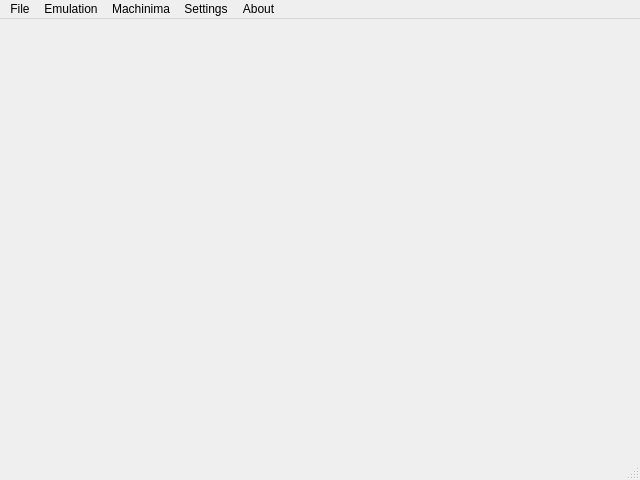
<?xml version="1.0" encoding="UTF-8"?>
<ui version="4.0">
 <class>MainWindow</class>
 <widget class="QMainWindow" name="MainWindow">
  <property name="geometry">
   <rect>
    <x>0</x>
    <y>0</y>
    <width>640</width>
    <height>480</height>
   </rect>
  </property>
  <property name="windowTitle">
   <string>M64Core</string>
  </property>
  <widget class="QWidget" name="centralWidget"/>
  <widget class="QStatusBar" name="statusBar">
   <property name="enabled">
    <bool>true</bool>
   </property>
  </widget>
  <widget class="QMenuBar" name="menuBar">
   <property name="geometry">
    <rect>
     <x>0</x>
     <y>0</y>
     <width>640</width>
     <height>21</height>
    </rect>
   </property>
   <property name="nativeMenuBar">
    <bool>true</bool>
   </property>
   <widget class="QMenu" name="menuFile">
    <property name="title">
     <string>File</string>
    </property>
    <addaction name="actionOpen_ROM"/>
    <addaction name="actionSave_State"/>
    <addaction name="actionLoad_State"/>
    <addaction name="actionSave_State_To"/>
    <addaction name="actionLoad_State_From"/>
    <addaction name="separator"/>
    <addaction name="actionTake_Screenshot"/>
    <addaction name="separator"/>
    <addaction name="actionExit"/>
   </widget>
   <widget class="QMenu" name="menuSettings">
    <property name="title">
     <string>Settings</string>
    </property>
    <addaction name="actionPlugin_Paths"/>
    <addaction name="actionPlugin_Settings"/>
    <addaction name="separator"/>
    <addaction name="actionVideo_Settings"/>
    <addaction name="actionController_Configuration"/>
    <addaction name="separator"/>
    <addaction name="actionLLE_Graphics"/>
    <addaction name="actionVI_Filter"/>
   </widget>
   <widget class="QMenu" name="menuEmulation">
    <property name="title">
     <string>Emulation</string>
    </property>
    <addaction name="actionToggle_Fullscreen"/>
    <addaction name="separator"/>
    <addaction name="actionMute"/>
    <addaction name="separator"/>
    <addaction name="actionPause_Game"/>
    <addaction name="actionStop_Game"/>
    <addaction name="actionHard_Reset"/>
    <addaction name="actionSoft_Reset"/>
    <addaction name="actionToggle_Speed_Limiter"/>
    <addaction name="separator"/>
    <addaction name="actionView_Log"/>
   </widget>
   <widget class="QMenu" name="menuMachinima">
    <property name="title">
     <string>Machinima</string>
    </property>
    <addaction name="actionFreeze_Camera"/>
    <addaction name="actionSoftFreeze_Camera"/>
   </widget>
   <widget class="QMenu" name="menuAbout">
    <property name="title">
     <string>About</string>
    </property>
    <addaction name="actionDiscord_Comet"/>
   </widget>
   <addaction name="menuFile"/>
   <addaction name="menuEmulation"/>
   <addaction name="menuMachinima"/>
   <addaction name="menuSettings"/>
   <addaction name="menuAbout"/>
  </widget>
  <action name="actionOpen_ROM">
   <property name="text">
    <string>Open ROM</string>
   </property>
  </action>
  <action name="actionExit">
   <property name="text">
    <string>Exit</string>
   </property>
  </action>
  <action name="actionPlugin_Paths">
   <property name="text">
    <string>Plugin/Path Settings</string>
   </property>
  </action>
  <action name="actionStop_Game">
   <property name="text">
    <string>Stop Game (Escape)</string>
   </property>
  </action>
  <action name="actionPlugin_Settings">
   <property name="text">
    <string>Advanced Settings</string>
   </property>
  </action>
  <action name="actionOpen_Recent">
   <property name="text">
    <string>Open Recent</string>
   </property>
  </action>
  <action name="actionSave_State">
   <property name="text">
    <string>Save State (F5)</string>
   </property>
  </action>
  <action name="actionLoad_State">
   <property name="text">
    <string>Load State (F7)</string>
   </property>
  </action>
  <action name="actionChange_State_Slot">
   <property name="text">
    <string>Change State Slot</string>
   </property>
  </action>
  <action name="actionSave_State_To">
   <property name="text">
    <string>Save State To...</string>
   </property>
  </action>
  <action name="actionLoad_State_From">
   <property name="text">
    <string>Load State From...</string>
   </property>
  </action>
  <action name="actionTake_Screenshot">
   <property name="text">
    <string>Take Screenshot (F12)</string>
   </property>
  </action>
  <action name="actionPause_Game">
   <property name="text">
    <string>Pause/Resume Game (p)</string>
   </property>
  </action>
  <action name="actionMute">
   <property name="text">
    <string>Mute/Unmute (m)</string>
   </property>
  </action>
  <action name="actionHard_Reset">
   <property name="text">
    <string>Hard Reset</string>
   </property>
  </action>
  <action name="actionSoft_Reset">
   <property name="text">
    <string>Soft Reset (F9)</string>
   </property>
  </action>
  <action name="actionToggle_Fullscreen">
   <property name="text">
    <string>Toggle Fullscreen (Alt + Return)</string>
   </property>
  </action>
  <action name="actionController_Configuration">
   <property name="text">
    <string>Controller Settings</string>
   </property>
  </action>
  <action name="actionToggle_Speed_Limiter">
   <property name="text">
    <string>Toggle Speed Limiter</string>
   </property>
  </action>
  <action name="actionView_Log">
   <property name="text">
    <string>View Log</string>
   </property>
  </action>
  <action name="actionVideo_Settings">
   <property name="text">
    <string>Video Settings</string>
   </property>
  </action>
  <action name="actionCreate_Room">
   <property name="text">
    <string>Create Room</string>
   </property>
  </action>
  <action name="actionJoin_Room">
   <property name="text">
    <string>Join Room</string>
   </property>
  </action>
  <action name="actionDiscord_Comet">
   <property name="text">
    <string>Project Comet Discord</string>
   </property>
  </action>
  <action name="actionLLE_Graphics">
   <property name="checkable">
    <bool>true</bool>
   </property>
   <property name="text">
    <string>LLE Graphics</string>
   </property>
  </action>
  <action name="actionVI_Filter">
   <property name="checkable">
    <bool>true</bool>
   </property>
   <property name="text">
    <string>VI Filter</string>
   </property>
  </action>
  <action name="actionFreeze_Camera">
   <property name="checkable">
    <bool>true</bool>
   </property>
   <property name="text">
    <string>Freeze Camera</string>
   </property>
  </action>
  <action name="actionSoftFreeze_Camera">
   <property name="checkable">
    <bool>true</bool>
   </property>
   <property name="text">
    <string>Soft-Freeze Camera</string>
   </property>
  </action>
 </widget>
 <layoutdefault spacing="6" margin="11"/>
 <resources/>
 <connections/>
</ui>
